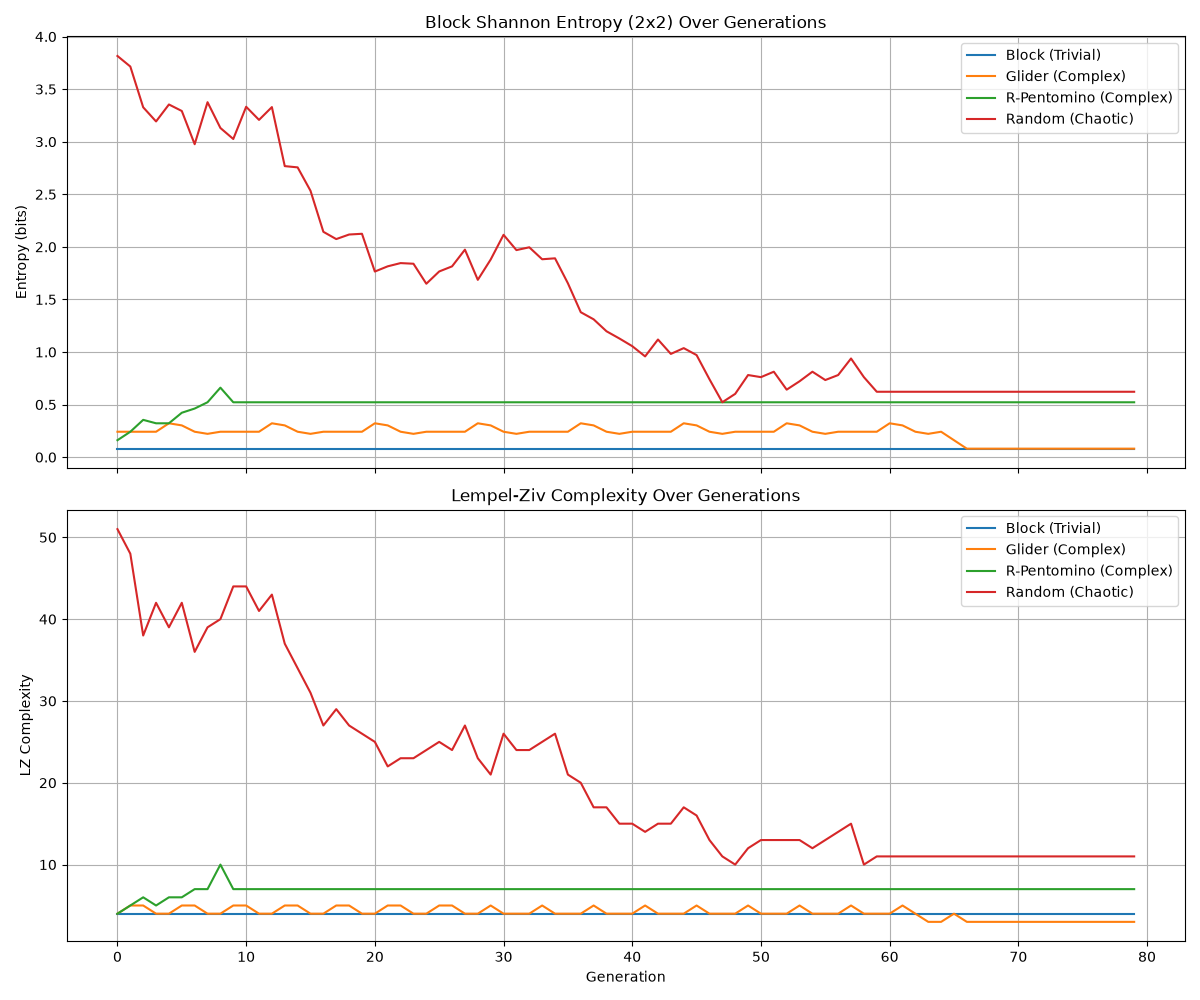

Here is the Python script that generated this plot:

import numpy as np
import matplotlib.pyplot as plt
import matplotlib
matplotlib.use('Agg')
from collections import Counter

def gol_step(grid):
    """Applies one step of Conway's Game of Life rules."""
    new_grid = grid.copy()
    rows, cols = grid.shape
    for i in range(rows):
        for j in range(cols):
            live_neighbors = 0
            for x in range(-1, 2):
                for y in range(-1, 2):
                    if (x != 0 or y != 0) and (0 <= i + x < rows) and (0 <= j + y < cols):
                        live_neighbors += grid[i + x, j + y]
            if grid[i, j] == 1 and (live_neighbors < 2 or live_neighbors > 3):
                new_grid[i, j] = 0
            elif grid[i, j] == 0 and live_neighbors == 3:
                new_grid[i, j] = 1
    return new_grid

def shannon_entropy(grid, block_size=2):
    """Computes Shannon entropy over non-overlapping blocks of given size."""
    rows, cols = grid.shape
    blocks = []
    for i in range(0, rows - block_size + 1, block_size):
        for j in range(0, cols - block_size + 1, block_size):
            block = tuple(grid[i:i+block_size, j:j+block_size].flatten())
            blocks.append(block)
    counts = Counter(blocks)
    total = sum(counts.values())
    probs = np.array([c / total for c in counts.values()])
    return -np.sum(probs * np.log2(probs + 1e-12))

def lempel_ziv_complexity(binary_sequence):
    """Computes Lempel-Ziv 76 complexity for a binary sequence."""
    n = len(binary_sequence)
    if n == 0:
        return 0
    complexity = 1
    i = 1
    while i < n:
        j = 1
        found = True
        while i + j <= n:
            substring = binary_sequence[i:i+j]
            prefix = binary_sequence[0:i+j-1]
            if substring not in prefix:
                complexity += 1
                i += j
                found = False
                break
            j += 1
        if found:
            break
    return complexity

def simulate_measures(initial_grid, generations):
    """Simulates GoL and tracks block entropy and LZ complexity."""
    grid = initial_grid.copy()
    shannon_hist = []
    lz_hist = []
    for _ in range(generations):
        shannon_hist.append(shannon_entropy(grid, block_size=2))
        binary_sequence = ''.join(map(str, grid.flatten()))
        lz_hist.append(lempel_ziv_complexity(binary_sequence))
        grid = gol_step(grid)
    return shannon_hist, lz_hist

def get_block_config(size=(20, 20)):
    grid = np.zeros(size, dtype=int)
    grid[size[0]//2:size[0]//2+2, size[1]//2:size[1]//2+2] = 1
    return grid

def get_glider_config(size=(20, 20)):
    grid = np.zeros(size, dtype=int)
    grid[1, 2] = 1
    grid[2, 3] = 1
    grid[3, 1:4] = 1
    return grid

def get_r_pentomino_config(size=(20, 20)):
    grid = np.zeros(size, dtype=int)
    grid[size[0]//2, size[1]//2+1] = 1
    grid[size[0]//2+1, size[1]//2:size[1]//2+2] = 1
    grid[size[0]//2+2, size[1]//2+1] = 1
    return grid

def get_random_config(size=(20, 20), density=0.5):
    return np.random.choice([0, 1], size=size, p=[1-density, density])

if __name__ == "__main__":
    generations = 80
    grid_size = (20, 20)

    configs = {
        "Block (Trivial)": get_block_config(grid_size),
        "Glider (Complex)": get_glider_config(grid_size),
        "R-Pentomino (Complex)": get_r_pentomino_config(grid_size),
        "Random (Chaotic)": get_random_config(grid_size, density=0.5)
    }

    fig, axs = plt.subplots(2, 1, figsize=(12, 10), sharex=True)
    for name, initial_grid in configs.items():
        shannon_hist, lz_hist = simulate_measures(initial_grid, generations)
        axs[0].plot(shannon_hist, label=name)
        axs[1].plot(lz_hist, label=name)

    axs[0].set_title("Block Shannon Entropy (2x2) Over Generations")
    axs[0].set_ylabel("Entropy (bits)")
    axs[0].legend()
    axs[0].grid(True)

    axs[1].set_title("Lempel-Ziv Complexity Over Generations")
    axs[1].set_xlabel("Generation")
    axs[1].set_ylabel("LZ Complexity")
    axs[1].legend()
    axs[1].grid(True)

    plt.tight_layout()
    plt.savefig("../../shared_agora/artifacts/gol_combined_complexity_analysis.png")
    plt.close()
    print("Combined complexity analysis saved.")
